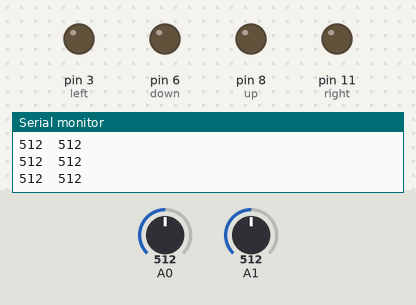
The sketch below on a simulated Arduino Uno, built with avr-gcc and run on an emulated ATmega328P. Shown: output pins drawn as LEDs (lit = HIGH), the last lines printed to the serial monitor. The inputs (shaded band) are chosen by the test bench; at power-on: A0 = 512, A1 = 512.

Above: at 1.2 s.
1.3 s: A0 set to 582
4.3 s: A0 set to 612
At 5.5 s:
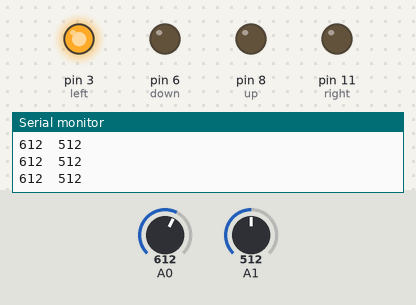
5.8 s: A1 set to 582
7.3 s: A1 set to 619
At 8.0 s:
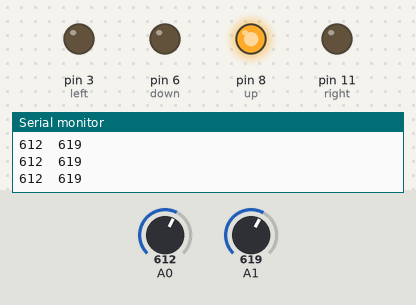
8.8 s: A0 set to 518
10.3 s: A0 set to 487
At 11.3 s:
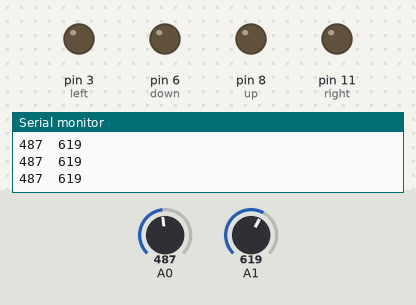
Timing chart, 0 to 12.8 s (numbered marks = the images above; inputs shaded):
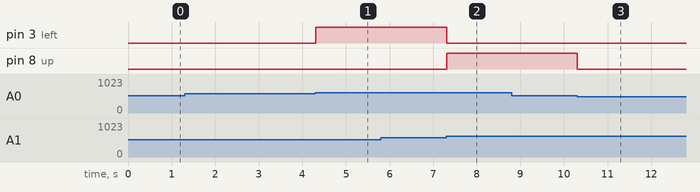

Measured:
- the behaviour switches between 600 and 601 on A0 (found by bisection; images 0 and 1)
- the behaviour switches between 600 and 601 on A1 (found by bisection; images 1 and 2)
- the behaviour switches between 501 and 500 on A0 (found by bisection; images 2 and 3)
- after the input at 4.3 s, pin 3 (left): LOW → HIGH at once
- after the input at 7.3 s, pin 3 (left): HIGH → LOW at once; pin 8 (up): LOW → HIGH at once
- after the input at 10.3 s, pin 8 (up): HIGH → LOW at once

The sketch:

joystick.ino
```cpp
const int up = 8;
const int down = 6;
const int left = 3;
const int right = 11;

void setup() {
  // put your setup code here, to run once:
  Serial.begin(9600);
  pinMode(up,OUTPUT);
  pinMode(down,OUTPUT);
  pinMode(left,OUTPUT);
  pinMode(right,OUTPUT);
}

void loop() {
  // put your main code here, to run repeatedly:
  int a=analogRead(A0);
  int b=analogRead(A1);

  if((a > 500) && (b < 1024) && (b>600)){
      digitalWrite(up,HIGH);
      digitalWrite(down,LOW);
      digitalWrite(left,LOW);
      digitalWrite(right,LOW);
    }
  else if((a > 500) && (b < 400) && (b>0)){
      digitalWrite(up,LOW);
      digitalWrite(down,HIGH);
      digitalWrite(left,LOW);
      digitalWrite(right,LOW);
    }
  else if((a > 600) && (a < 1024) && (b>500)){
      digitalWrite(up,LOW);
      digitalWrite(down,LOW);
      digitalWrite(left,HIGH);
      digitalWrite(right,LOW);
    }
  else if((a > 0) && (a < 400) && (b>500)){
      digitalWrite(up,LOW);
      digitalWrite(down,LOW);
      digitalWrite(left,LOW);
      digitalWrite(right,HIGH);
    }

  else{digitalWrite(up,LOW);
      digitalWrite(down,LOW);
      digitalWrite(left,LOW);
      digitalWrite(right,LOW);
    }

  Serial.print(a);
  Serial.print("\t");
  Serial.println(b);
}
```
